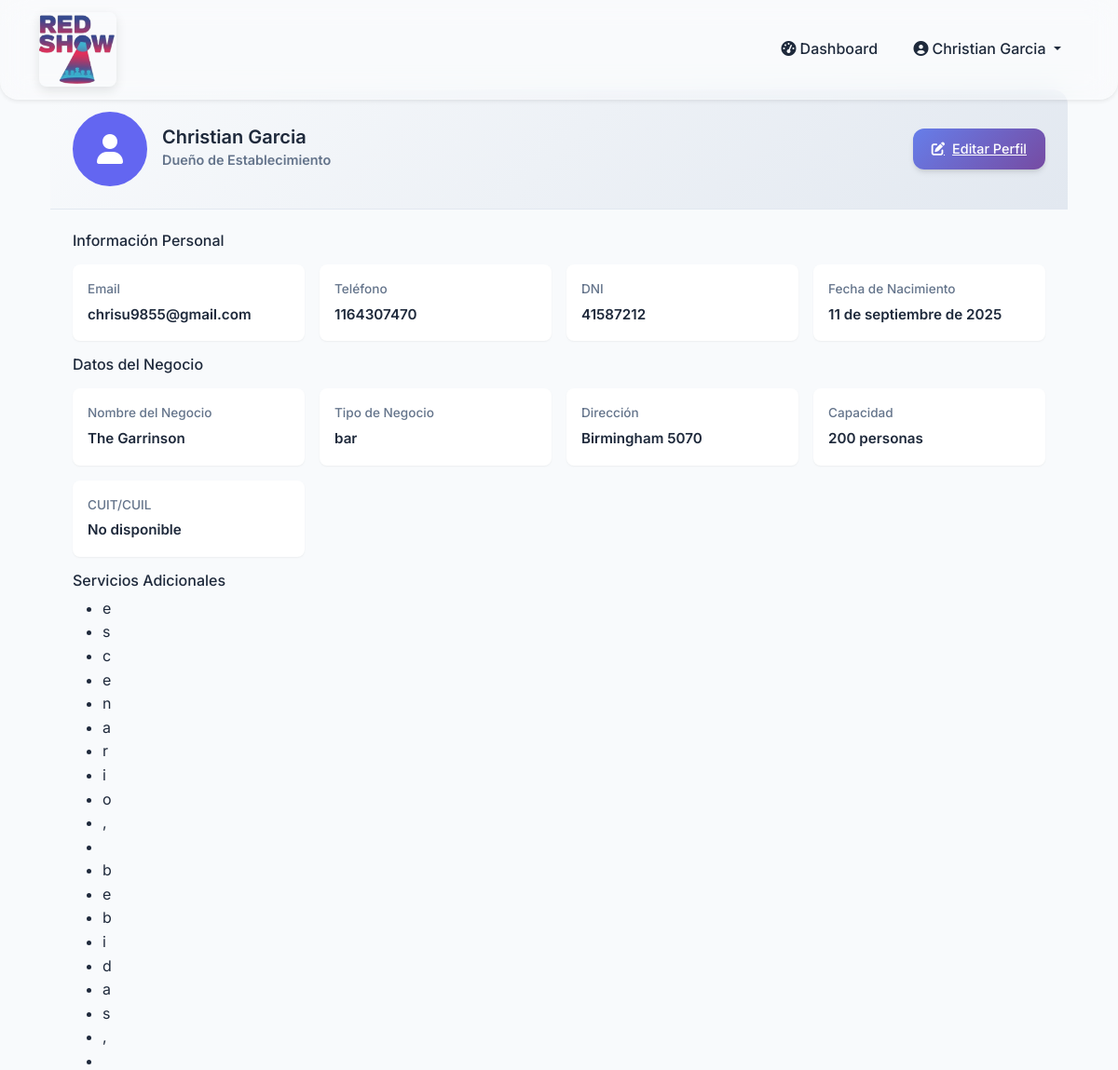
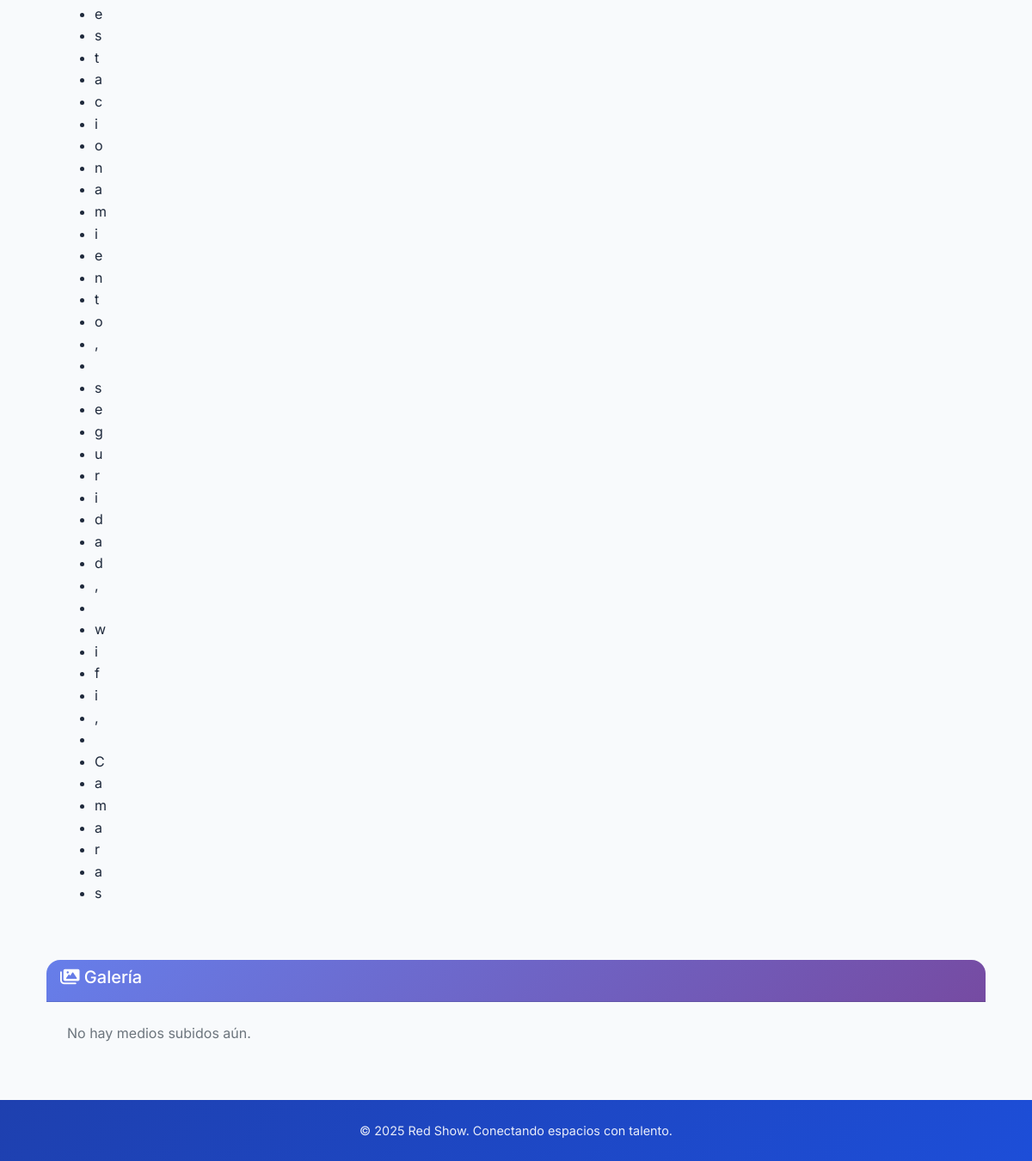
Screenshot of /accounts/perfil/ (signed in) with the database file from the repository (2 pictures, top to bottom).
### accounts/models.py (models this page shows, shortened)
class CustomUser(AbstractUser):
    USER_TYPE_CHOICES = [
        ('owner', 'Dueño de Establecimiento'),
        ('artist', 'Artista/Emprendedor'),
    ]
    user_type = models.CharField(
        max_length=10,
        choices=USER_TYPE_CHOICES,
        verbose_name="Tipo de Usuario"
    )
    phone = models.CharField(
        max_length=20,
        blank=True,
        validators=[RegexValidator(
            regex=r'^\+?1?\d{9,15}$',
            message="Formato de teléfono inválido"
        )],
        verbose_name="Teléfono"
    )
    dni = models.CharField(max_length=20, blank=True, verbose_name="DNI")
    profile_image = models.ImageField(
        upload_to='profiles/',
        blank=True,
        verbose_name="Imagen de Perfil"
    )
    birth_date = models.DateField(blank=True, null=True, verbose_name="Fecha de Nacimiento")
    created_at = models.DateTimeField(auto_now_add=True)
    updated_at = models.DateTimeField(auto_now=True)

class EstablishmentOwner(models.Model):
    user = models.OneToOneField(
        CustomUser,
        on_delete=models.CASCADE,
        related_name='owner_profile'
    )
    business_name = models.CharField(max_length=200, verbose_name="Nombre del Negocio")
    business_type = models.CharField(max_length=100, verbose_name="Tipo de Negocio")
    address = models.TextField(verbose_name="Dirección")
    city = models.CharField(max_length=100, blank=True)
    province = models.CharField(max_length=100, blank=True)
    capacity = models.IntegerField(verbose_name="Capacidad")
    description = models.TextField(blank=True, verbose_name="Descripción")
    contact_alt = models.CharField(max_length=100, blank=True, verbose_name="Contacto Alternativo")
    schedule = models.JSONField(blank=True, null=True, verbose_name="Horarios de Funcionamiento")
    additional_services = models.JSONField(blank=True, null=True, verbose_name="Servicios Adicionales")
    hiring_policies = models.TextField(blank=True, verbose_name="Políticas de Contratación")
    cuit_cuil = models.CharField(
        max_length=13,
        blank=True,
        validators=[RegexValidator(
            regex=r'^\d{2}-\d{8}-\d{1}$',
            message="Formato CUIT/CUIL: XX-XXXXXXXX-X"
        )],
        verbose_name="CUIT/CUIL"
    )
    class Meta:
        verbose_name = "Propietario de Establecimiento"
        verbose_name_plural = "Propietarios de Establecimientos"

### accounts/views.py (the view, shortened to what this page needs)
# urls.py: path('perfil/', views.ver_perfil, name='ver_perfil'),
@login_required
def ver_perfil(request):
    user = request.user
    media = user.media.all()
    social_links = {}
    services = []
    schedule = {}
    profile = None
    if user.user_type == 'owner' and hasattr(user, 'owner_profile'):
        profile = user.owner_profile
        services = profile.additional_services or []
        schedule = {day: {'from': t.get('from', ''), 'to': t.get('to', '')} for day, t in (profile.schedule or {}).items()}
    context = {
        'user': user,
        'profile': profile,
        'media': media,
        'social_links': social_links,
        'services': services,
        'schedule': schedule
    }
    return render(request, 'accounts/ver_perfil.html', context)

### templates/accounts/ver_perfil.html (shortened to what this page needs)
{% extends 'base.html' %}
{% load static %}
{% block extra_css %}
<link rel="stylesheet" href="{% static 'css/ver_perfil.css' %}">
{% endblock %}
{% block content %}
<div class="dashboard-content">
    <div class="container-fluid">
        <div class="dashboard-card profile-card mb-4">
            <div class="card-header d-flex align-items-center gap-3">
                <div class="perfil-foto-container">
                    {% if user.profile_image %}
                        <img src="{{ user.profile_image.url }}" alt="Foto de perfil" class="perfil-foto">
                    {% else %}
                        <div class="perfil-foto default">
                            <i class="fa-solid fa-user"></i>
                        </div>
                    {% endif %}
                </div>
                <div class="card-title-section">
                    <h5>{{ user.get_full_name|default:user.username }}</h5>
                    <span class="card-subtitle">{{ user.get_user_type_display }}</span>
                </div>
                <div class="ms-auto">
                    <a href="{% url 'editar_perfil' %}" class="btn-modern btn-primary">
                        <i class="fas fa-edit"></i> Editar Perfil
                    </a>
                </div>
            </div>
            <div class="card-content">
                <h6>Información Personal</h6>
                <div class="info-grid">
                    <div class="info-item">
                        <span class="info-label">Email</span>
                        <span class="info-value">{{ user.email }}</span>
                    </div>
                    <div class="info-item">
                        <span class="info-label">Teléfono</span>
                        <span class="info-value">{{ user.phone|default:"No disponible" }}</span>
                    </div>
                    <div class="info-item">
                        <span class="info-label">DNI</span>
                        <span class="info-value">{{ user.dni|default:"No disponible" }}</span>
                    </div>
                    <div class="info-item">
                        <span class="info-label">Fecha de Nacimiento</span>
                        <span class="info-value">{{ user.birth_date|default:"No disponible" }}</span>
                    </div>
                </div>
                {% if user.user_type == 'owner' and profile %}
                <h6 class="mt-3 mb-2">Datos del Negocio</h6>
                <div class="info-grid">
                    <div class="info-item">
                        <span class="info-label">Nombre del Negocio</span>
                        <span class="info-value">{{ profile.business_name }}</span>
                    </div>
                    <div class="info-item">
                        <span class="info-label">Tipo de Negocio</span>
                        <span class="info-value">{{ profile.business_type }}</span>
                    </div>
                    <div class="info-item">
                        <span class="info-label">Dirección</span>
                        <span class="info-value">{{ profile.address }}</span>
                    </div>
                    <div class="info-item">
                        <span class="info-label">Capacidad</span>
                        <span class="info-value">{{ profile.capacity }} personas</span>
                    </div>
                    <div class="info-item">
                        <span class="info-label">CUIT/CUIL</span>
                        <span class="info-value">{{ profile.cuit_cuil|default:"No disponible" }}</span>
                    </div>
                </div>
                {% if services %}
                <h6 class="mt-3 mb-2">Servicios Adicionales</h6>
                <ul>
                    {% for s in services %}
                        <li>{{ s }}</li>
                    {% endfor %}
                </ul>
                {% endif %}
                {% endif %}
            </div>
        </div>
        <div class="dashboard-card mb-4">
            <div class="card-header">
                <h5><i class="fas fa-images"></i> Galería</h5>
            </div>
            <div class="card-content">
                {% if media %}
                <div class="galeria-grid">
                    {% for m in media %}
                        <div class="galeria-item dashboard-card">
                            {% if m.media_type == 'image' %}
                                <img src="{{ m.file.url }}" alt="Imagen">
                            {% elif m.media_type == 'video' %}
                                <video controls>
                                    <source src="{{ m.file.url }}">
                                </video>
                            {% endif %}
                        </div>
                    {% endfor %}
                </div>
                {% else %}
                    <p class="text-muted">No hay medios subidos aún.</p>
                {% endif %}
            </div>
        </div>
    </div>
</div>
{% endblock %}

### templates/base.html (shortened to what this page needs)
{% load static %}
<!DOCTYPE html>
<html lang="es">
<head>
    <link href="https://cdnjs.cloudflare.com/ajax/libs/bootstrap/5.1.3/css/bootstrap.min.css" rel="stylesheet">
    <link href="https://cdnjs.cloudflare.com/ajax/libs/font-awesome/6.0.0/css/all.min.css" rel="stylesheet">
    <link rel="stylesheet" href="{% static 'css/base.css' %}">
    {% block extra_css %}{% endblock %}
</head>
<body>
    <nav class="navbar navbar-expand-lg navbar-light fixed-top shadow-sm">
        <div class="container">
            <a class="navbar-brand d-flex align-items-center" href="{% url 'home' %}">
                <img src="/media/logo.png" alt="Logo" class="logo-navbar">
            </a>
            <div class="collapse navbar-collapse" id="navbarNav">
                <ul class="navbar-nav ms-auto align-items-center">
                    {% if user.is_authenticated %}
                        <li class="nav-item">
                            <a class="nav-link" href="{% url 'dashboard' %}">
                                <i class="fas fa-tachometer-alt me-1"></i>Dashboard
                            </a>
                        </li>
                        <li class="nav-item dropdown">
                            <a class="nav-link dropdown-toggle" href="#" id="navbarDropdown" role="button" data-bs-toggle="dropdown">
                                <i class="fas fa-user-circle me-1"></i>{{ user.get_full_name|default:user.username }}
                            </a>
                        </li>
                    {% endif %}
                </ul>
            </div>
        </div>
    </nav>
    <main class="container mt-5 pt-5 fade-in-up">
        {% block content %}{% endblock %}
    </main>
    <footer class="footer py-4 text-center mt-auto fade-in">
        <div class="container">
            <p>&copy; 2025 Red Show. Conectando espacios con talento.</p>
        </div>
    </footer>
</body>
</html>

### static/css/base.css (style rules this page uses)
:root { --primary-blue: #2563eb; --primary-blue-dark: #1d4ed8; --primary-blue-light: #3b82f6; --secondary-blue: #0ea5e9; --accent-blue: #06b6d4; --dark-blue: #1e40af; --light-blue: #e0f2fe; --gradient-primary: linear-gradient(135deg, #2563eb 0%, #0ea5e9 100%); --gradient-dark: linear-gradient(135deg, #1e40af 0%, #1d4ed8 100%); --glass-bg: rgba(255, 255, 255, 0.15); --glass-border: rgba(255, 255, 255, 0.3); --shadow-sm: 0 2px 4px rgba(37, 99, 235, 0.1); --shadow-md: 0 4px 12px rgba(37, 99, 235, 0.15); --shadow-lg: 0 8px 32px rgba(37, 99, 235, 0.2); --text-primary: #1e293b; --text-secondary: #64748b; --bg-light: #f8fafc; --bg-white: #ffffff; --border-light: #e2e8f0; --success: #10b981; --warning: #f59e0b; --error: #ef4444; --border-radius: 12px; --border-radius-lg: 16px; --transition: all 0.3s cubic-bezier(0.4, 0, 0.2, 1); }
* { margin: 0; padding: 0; box-sizing: border-box; }
html { scroll-behavior: smooth; }
body { font-family: 'Inter', sans-serif; line-height: 1.6; color: var(--text-primary); background: #E0EAFC; background: -webkit-linear-gradient(to right, #CFDEF3, #E0EAFC); background: linear-gradient(to right, #CFDEF3, #E0EAFC); }
.navbar { background:var(--glass-bg);; backdrop-filter: blur(15px); border-radius: 0 0 20px 20px; transition: all 0.3s ease; box-shadow: var(--shadow-md); border-bottom: 1px solid var(--glass-border); color: var(--text-primary); }
.navbar-brand { font-weight: 700; font-size: 1.6rem; color: var(--primary-blue); display: flex; align-items: center; gap: 0.5rem; transition: all 0.3s ease; }
.logo-navbar { max-height: 80px; width: auto; border-radius: 8px; box-shadow: 0 4px 12px rgba(0, 0, 0, 0.1); }
.navbar-nav .nav-link { color: var(--text-primary) !important; font-weight: 500; padding: 0.7rem 1.2rem !important; border-radius: 50px; transition: all 0.3s ease; }
.btn-primary { background: var(--gradient-primary); color: #fff; box-shadow: var(--shadow-md); }
.card-header { background: var(--gradient-primary); color: #fff; font-weight: 600; border-radius: var(--border-radius-lg) var(--border-radius-lg) 0 0 !important; }
.footer { background: var(--gradient-dark); color: #fff; margin-top: auto; position: relative; }
.footer p { margin: 0; font-size: 0.9rem; opacity: 0.9; }
.fade-in-up { animation: fadeInUp 0.8s ease-out; }
.fade-in { animation: fadeIn 0.6s ease-out; }

### rows the page displays
CustomUser: get_full_name "Christian Garcia", user_type "Dueño de Establecimiento", email "chrisu9855@gmail.com", phone "1164307470", dni "41587212", birth_date "11 de septiembre de 2025"
EstablishmentOwner: business_name "The Garrinson", business_type "bar", address "Birmingham 5070", capacity "200", cuit_cuil "No disponible"

### other values shown
{{ s }} "e" "s" "c" "e" "n" "a" "r" "i" "o" "," "b" "e" "b" "i" "d" "a" "s" "," "e" "s" "t" "a" "c" "i" "o" "n" "a" "m" "i" "e" "n" "t" "o" "," "s" "e" "g" "u" "r" "i" "d" "a" "d" "," "w" "i" "f" "i" "," "C" "a" "m" "a" "r" "a" "s"
